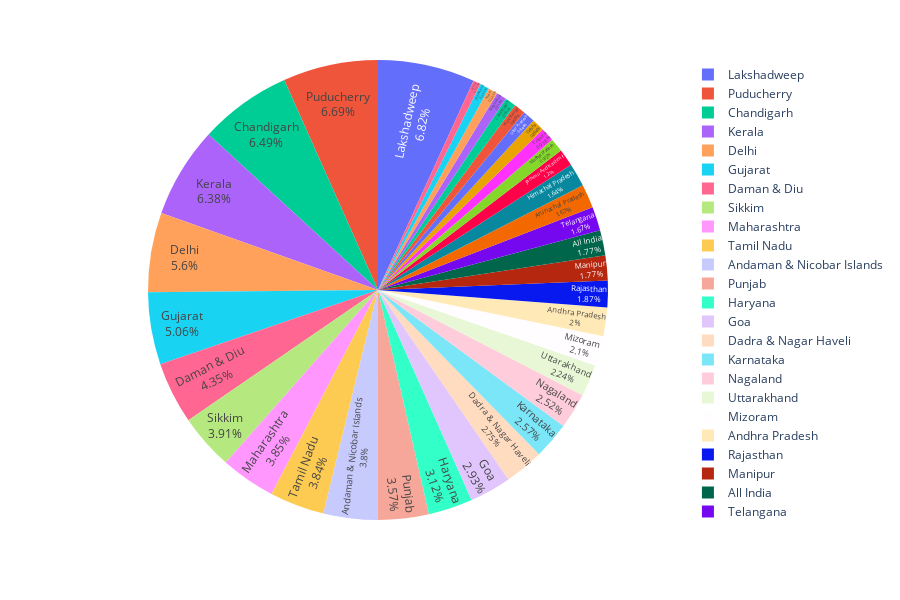

Source (notebook cell):
### Markdown cell above
## Pie Chart Analysis

### Code cell
chart = px.pie(data_frame=list,values = 'All Schools',names='State_UT',height = 600)
chart.update_traces(textposition = 'inside',textinfo = 'percent+label')

chart.update_layout(title_x = 0.5,
                   geo = dict(showframe = False,
                             showcoastlines = False))
chart.show()

### Figure 1 — Plotly figure (JSON) as saved in the notebook; plotly's stock layout.template omitted (floating-point values rounded to 4 significant figures)
{"data": [{"domain": {"x": [0, 1], "y": [0, 1]}, "hovertemplate": "State_UT=%{label}<br>All Schools=%{value}<extra></extra>", "labels": ["Lakshadweep", "Lakshadweep", "Lakshadweep", "Puducherry", "Puducherry", "Puducherry", "Chandigarh", "Chandigarh", "Chandigarh", "Kerala", "Kerala", "Kerala", "Delhi", "Delhi", "Delhi", "Gujarat", "Gujarat", "Gujarat", "Daman & Diu", "Daman & Diu", "Daman & Diu", "Sikkim", "Maharashtra", "Sikkim", "Tamil Nadu", "Tamil Nadu", "Andaman & Nicobar Islands", "Maharashtra", "Andaman & Nicobar Islands", "Tamil Nadu", "Sikkim", "Andaman & Nicobar Islands", "Punjab", "Maharashtra", "Punjab", "Punjab", "Haryana", "Haryana", "Goa", "Haryana", "Goa", "Dadra & Nagar Haveli", "Goa", "Nagaland", "Dadra & Nagar Haveli", "Karnataka", "Karnataka", "Dadra & Nagar Haveli", "Telangana", "Nagaland", "Telangana", "Karnataka", "Nagaland", "Uttarakhand", "Uttarakhand", "Mizoram", "Uttarakhand", "Mizoram", "Andhra Pradesh", "Rajasthan", "Andhra Pradesh", "Rajasthan", "Andhra Pradesh", "Mizoram", "All India", "Manipur", "All India", "Himachal Pradesh", "Manipur", "Manipur", "Arunachal Pradesh", "Arunachal Pradesh", "Arunachal Pradesh", "All India", "Himachal Pradesh", "Rajasthan", "Himachal Pradesh", "Jammu And Kashmir", "Jammu And Kashmir", "Jammu And Kashmir", "Tripura", "Madhya Pradesh", "Tripura", "Odisha", "Madhya Pradesh", "Odisha", "Uttar Pradesh", "Madhya Pradesh", "Uttar Pradesh", "Chhattisgarh", "West Bengal", "West Bengal", "Chhattisgarh", "Meghalaya", "Tripura", "Uttar Pradesh", "West Bengal", "Assam", "Meghalaya", "Odisha", "Jharkhand", "Assam", "Chhattisgarh", "Jharkhand", "Bihar", "Meghalaya", "Jharkhand", "Assam", "Bihar", "Bihar"], "legendgroup": "", "name": "", "showlegend": true, "textinfo": "percent+label", "textposition": "inside", "type": "pie", "values": [100, 100, 100, 98.77, 97.81, 97.62, 95.83, 95.43, 94.53, 94.5, 93.77, 92.63, 83.89, 81.56, 81, 75.5, 75.22, 72.08, 66.21, 64.14, 61.11, 60.36, 59.65, 58.56, 57.62, 57.28, 57.25, 57.07, 57, 54.14, 53.33, 53.06, 52.83, 52.79, 52.48, 51.97, 46.93, 46.04, 44.72, 44.12, 43.51, 42.65, 40.63, 40.13, 40.12, 39.53, 38.74, 38.19, 37.9, 35.68, 35.51, 35.01, 34.96, 33.54, 32.97, 32.81, 31.97, 31.9, 30.59, 30.11, 29.57, 28.6, 28.06, 27.76, 27.31, 27.16, 26.42, 26, 25.57, 25.23, 24.68, 24.36, 24.28, 24.08, 23.85, 23.47, 22.49, 18.32, 17.56, 16.73, 15.65, 15.17, 15.11, 15.03, 14.58, 13.72, 13.31, 13.03, 12.72, 12.7, 12.67, 12.13, 11.88, 11.74, 11.4, 11.12, 10.77, 10.76, 10.64, 10.58, 10.28, 9.83, 9.8, 9.71, 9.37, 8.98, 8.94, 8.85, 8.19, 5.47]}], "layout": {"geo": {"showcoastlines": false, "showframe": false}, "height": 600, "legend": {"tracegroupgap": 0}, "margin": {"t": 60}, "title": {"x": 0.5}}}
